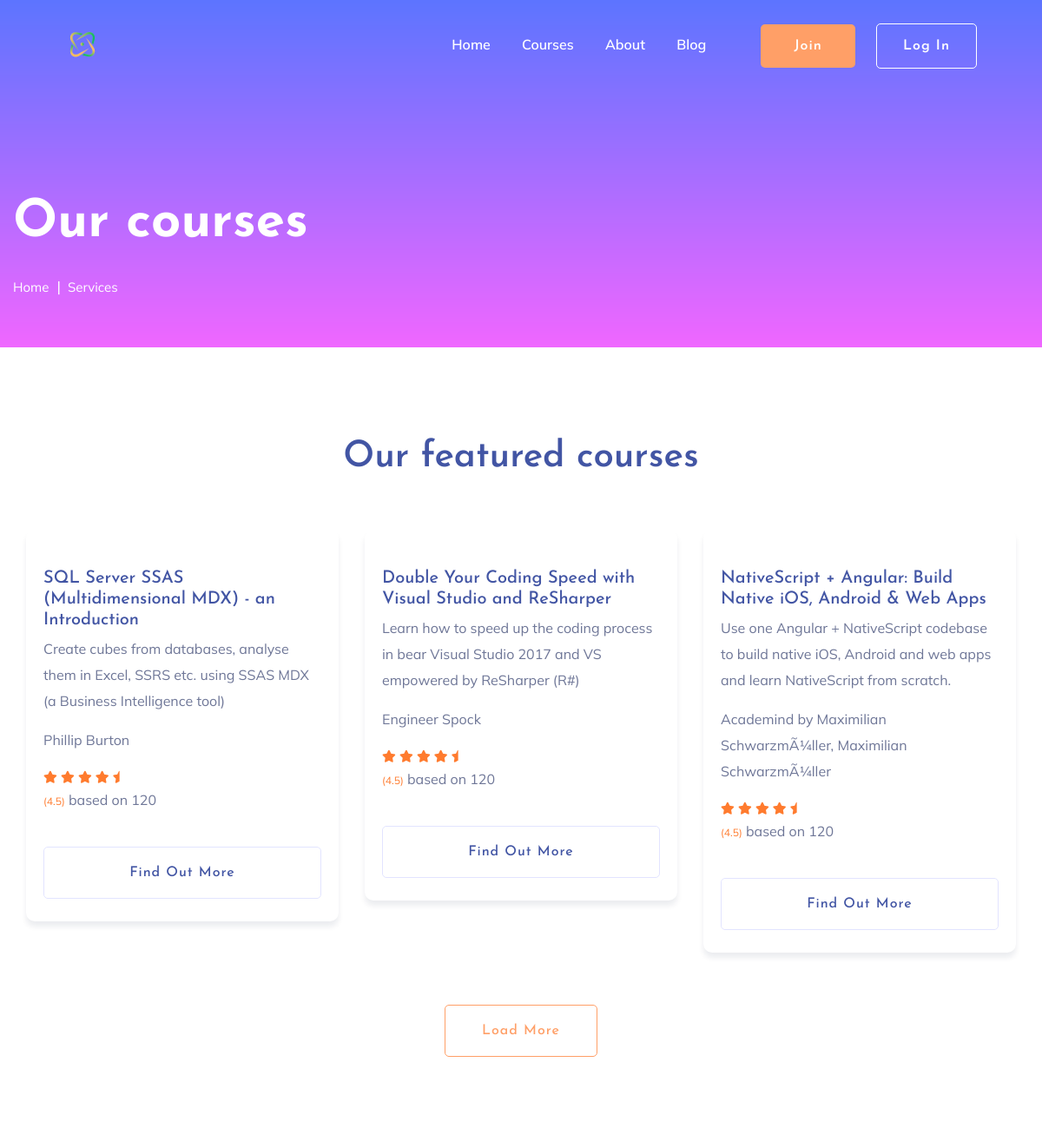
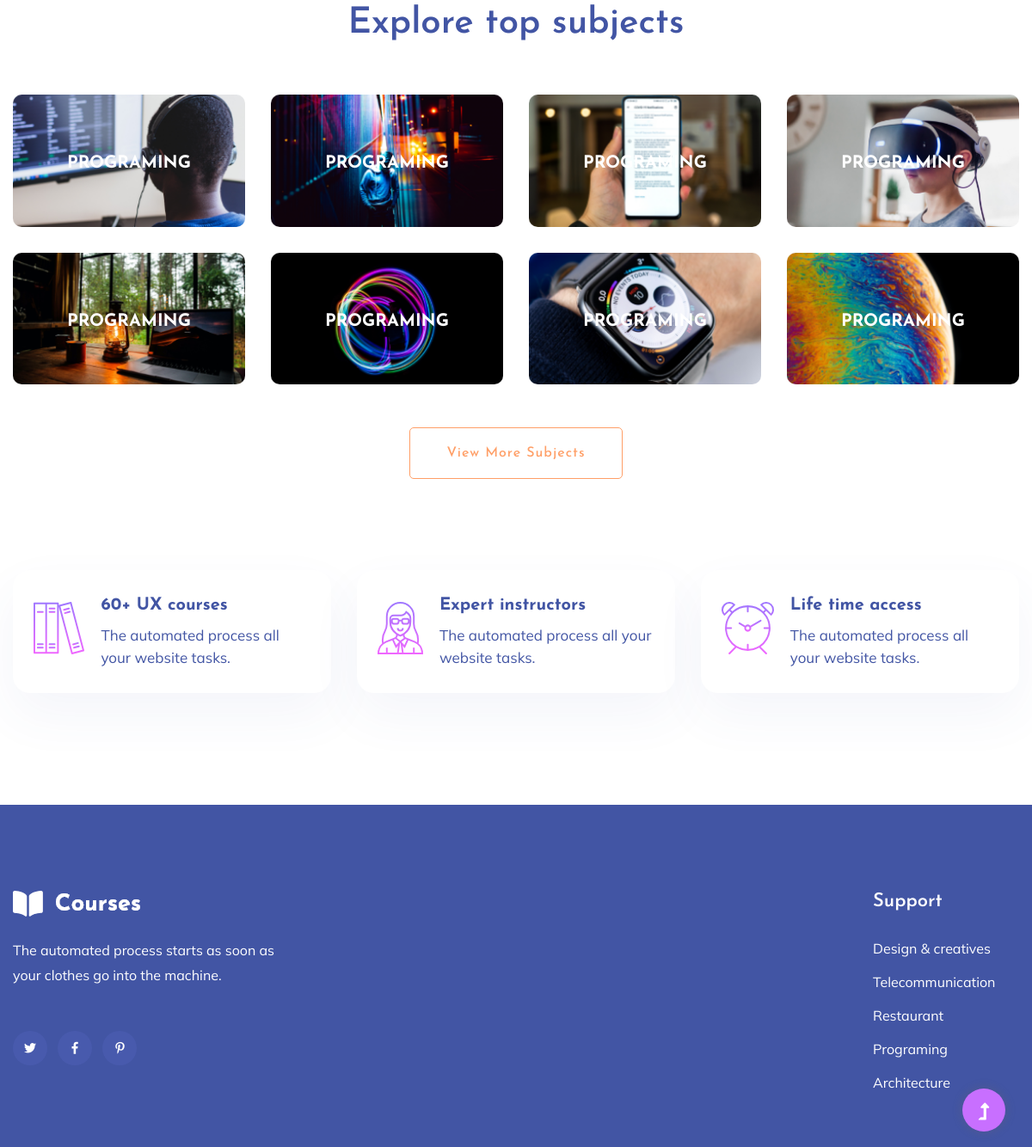
The page /desktop/courses/ on the database its author committed (2 pictures, top to bottom).
### courses/models.py (models this page shows, shortened)
class Course(models.Model):
    course_id = models.AutoField(primary_key=True)
    course_name = models.CharField(max_length=255)
    instructor = models.CharField(max_length=255)
    video_url = models.URLField()
    course_image = models.URLField()
    course_description = RichTextField()
    review_avg = models.DecimalField(max_digits=3, decimal_places=2, default=0.00)
    review_count = models.PositiveIntegerField(default=0)
    course_duration = models.DurationField()
    LEVEL_CHOICES = (
        ('Beginner', 'Beginner'),
        ('Intermediate', 'Intermediate'),
        ('Advanced', 'Advanced'),
        ('All', 'All')
    )
    level = models.CharField(max_length=20, choices=LEVEL_CHOICES)
    discount_price = models.DecimalField(max_digits=10, decimal_places=2)
    original_price = models.DecimalField(max_digits=10, decimal_places=2)
    student_count = models.PositiveIntegerField(default=0)
    objects = CourseManager()

### desktop/views.py (the view)
# urls.py: path('courses/', courses, name="courses"),
def courses(request):
    obj = Course.objects.all()
    context = {
        'obj': obj,
    }
    template_name = "courses.html"
    return render(request, template_name, context)

### templates/courses.html (shortened to what this page needs)
{% load static %}
{% include 'header.html' %}
    <main>
        <section class="slider-area slider-area2">
            <div class="slider-active">
                <div class="single-slider slider-height2">
                    <div class="container">
                        <div class="row">
                            <div class="col-xl-8 col-lg-11 col-md-12">
                                <div class="hero__caption hero__caption2">
                                    <h1 data-animation="bounceIn" data-delay="0.2s">Our courses</h1>
                                    <nav aria-label="breadcrumb">
                                        <ol class="breadcrumb">
                                            <li class="breadcrumb-item"><a href="index.html">Home</a></li>
                                            <li class="breadcrumb-item"><a href="#">Services</a></li>
                                        </ol>
                                    </nav>
                                </div>
                            </div>
                        </div>
                    </div>
                </div>
            </div>
        </section>
        <div class="courses-area section-padding40 fix">
            <div class="container">
                <div class="row justify-content-center">
                    <div class="col-xl-7 col-lg-8">
                        <div class="section-tittle text-center mb-55">
                            <h2>Our featured courses</h2>
                        </div>
                    </div>
                </div>
                <div class="courses-actives">
                {% for cours in obj|slice:"6" %}
                    <div class="properties pb-20">
                        <div class="properties__card">
                            <div class="properties__caption">
                                <h3><a href="{% url 'desktop:specified' course_id=cours.course_id %}">{{cours.course_name}}</a></h3>
                                <p>{{cours.course_description}}
                                </p>
                                <p>{{cours.instructor}}
                                </p>
                                <div class="properties__footer d-flex justify-content-between align-items-center">
                                    <div class="restaurant-name">
                                        <div class="rating">
                                            <i class="fas fa-star"></i>
                                            <i class="fas fa-star"></i>
                                            <i class="fas fa-star"></i>
                                            <i class="fas fa-star"></i>
                                            <i class="fas fa-star-half"></i>
                                        </div>
                                        <p><span>(4.5)</span> based on 120</p>
                                    </div>
                                </div>
                                <a href="{% url 'desktop:specified' course_id=cours.course_id %}" class="border-btn border-btn2">Find out more</a>
                            </div>
                        </div>
                    </div>
                {% endfor %}
                </div>
                <div class="row justify-content-center">
                    <div class="col-xl-7 col-lg-8">
                        <div class="section-tittle text-center mt-40">
                            <a href="#" class="border-btn">Load More</a>
                        </div>
                    </div>
                </div>
            </div>
        </div>
        <div class="topic-area">
            <div class="container">
                <div class="row justify-content-center">
                    <div class="col-xl-7 col-lg-8">
                        <div class="section-tittle text-center mb-55">
                            <h2>Explore top subjects</h2>
                        </div>
                    </div>
                </div>
                <div class="row">
                    <div class="col-lg-3 col-md-4 col-sm-6">
                        <div class="single-topic text-center mb-30">
                            <div class="topic-img">
                                <img src="{% static 'assets/img/gallery/topic1.png' %}" alt="">
                                <div class="topic-content-box">
                                    <div class="topic-content">
                                        <h3><a href="#">Programing</a></h3>
                                    </div>
                                </div>
                            </div>
                        </div>
                    </div>
                    <div class="col-lg-3 col-md-4 col-sm-6">
                        <div class="single-topic text-center mb-30">
                            <div class="topic-img">
                                <img src="{% static 'assets/img/gallery/topic2.png' %}" alt="">
                                <div class="topic-content-box">
                                    <div class="topic-content">
                                        <h3><a href="#">Programing</a></h3>
                                    </div>
                                </div>
                            </div>
                        </div>
                    </div>
                    <div class="col-lg-3 col-md-4 col-sm-6">
                        <div class="single-topic text-center mb-30">
                            <div class="topic-img">
                                <img src="{% static 'assets/img/gallery/topic3.png' %}" alt="">
                                <div class="topic-content-box">
                                    <div class="topic-content">
                                        <h3><a href="#">Programing</a></h3>
                                    </div>
                                </div>
                            </div>
                        </div>
                    </div>
                    <div class="col-lg-3 col-md-4 col-sm-6">
                        <div class="single-topic text-center mb-30">
                            <div class="topic-img">
                                <img src="{% static 'assets/img/gallery/topic4.png' %}" alt="">
                                <div class="topic-content-box">
                                    <div class="topic-content">
                                        <h3><a href="#">Programing</a></h3>
                                    </div>
                                </div>
                            </div>
                        </div>
                    </div>
                    <div class="col-lg-3 col-md-4 col-sm-6">
                        <div class="single-topic text-center mb-30">
                            <div class="topic-img">
                                <img src="{% static 'assets/img/gallery/topic5.png' %}" alt="">
                                <div class="topic-content-box">
                                    <div class="topic-content">
                                        <h3><a href="#">Programing</a></h3>
                                    </div>
                                </div>
                            </div>
                        </div>
                    </div>
                    <div class="col-lg-3 col-md-4 col-sm-6">
                        <div class="single-topic text-center mb-30">
                            <div class="topic-img">
                                <img src="{% static 'assets/img/gallery/topic6.png' %}" alt="">
                                <div class="topic-content-box">
                                    <div class="topic-content">
                                        <h3><a href="#">Programing</a></h3>
                                    </div>
                                </div>
                            </div>
                        </div>
                    </div>
                    <div class="col-lg-3 col-md-4 col-sm-6">
                        <div class="single-topic text-center mb-30">
                            <div class="topic-img">
                                <img src="{% static 'assets/img/gallery/topic7.png' %}" alt="">
                                <div class="topic-content-box">
                                    <div class="topic-content">
                                        <h3><a href="#">Programing</a></h3>
                                    </div>
                                </div>
                            </div>
                        </div>
                    </div>
                    <div class="col-lg-3 col-md-4 col-sm-6">
                        <div class="single-topic text-center mb-30">
                            <div class="topic-img">
                                <img src="{% static 'assets/img/gallery/topic8.png' %}" alt="">
                                <div class="topic-content-box">
                                    <div class="topic-content">
                                        <h3><a href="#">Programing</a></h3>
                                    </div>
                                </div>
                            </div>
                        </div>
                    </div>
                </div>
                <div class="row justify-content-center">
                    <div class="col-xl-12">
                        <div class="section-tittle text-center mt-20">
                            <a href="courses.html" class="border-btn">View More Subjects</a>
                        </div>
                    </div>
                </div>
            </div>
        </div>
        <div class="services-area services-area2 section-padding40">
            <div class="container">
                <div class="row justify-content-sm-center">
                    <div class="col-lg-4 col-md-6 col-sm-8">
                        <div class="single-services mb-30">
                            <div class="features-icon">
                                <img src="{% static 'assets/img/icon/icon1.svg' %}" alt="">
                            </div>
                            <div class="features-caption">
                                <h3>60+ UX courses</h3>
                                <p>The automated process all your website tasks.</p>
                            </div>
                        </div>
                    </div>
                    <div class="col-lg-4 col-md-6 col-sm-8">
                        <div class="single-services mb-30">
                            <div class="features-icon">
                                <img src="{% static 'assets/img/icon/icon2.svg' %}" alt="">
                            </div>
                            <div class="features-caption">
                                <h3>Expert instructors</h3>
                                <p>The automated process all your website tasks.</p>
                            </div>
                        </div>
                    </div>
                    <div class="col-lg-4 col-md-6 col-sm-8">
                        <div class="single-services mb-30">
                            <div class="features-icon">
                                <img src="{% static 'assets/img/icon/icon3.svg' %}" alt="">
                            </div>
                            <div class="features-caption">
                                <h3>Life time access</h3>
                                <p>The automated process all your website tasks.</p>
                            </div>
                        </div>
                    </div>
                </div>
            </div>
        </div>
    </main>
{% include 'footer.html' %}

### rows shown on the page
Course: course_name "SQL Server SSAS (Multidimensional MDX) - an Introduction", course_description "Create cubes from databases, analyse them in Excel, SSRS etc. using SSAS MDX (a Business Intelligence tool)", instructor "Phillip Burton"
Course: course_name "Double Your Coding Speed with Visual Studio and ReSharper", course_description "Learn how to speed up the coding process in bear Visual Studio 2017 and VS empowered by ReSharper (R#)", instructor "Engineer Spock"
Course: course_name "NativeScript + Angular: Build Native iOS, Android & Web Apps", course_description "Use one Angular + NativeScript codebase to build native iOS, Android and web apps and learn NativeScript from scratch.", instructor "Academind by Maximilian SchwarzmÃ¼ller, Maximilian SchwarzmÃ¼ller"
